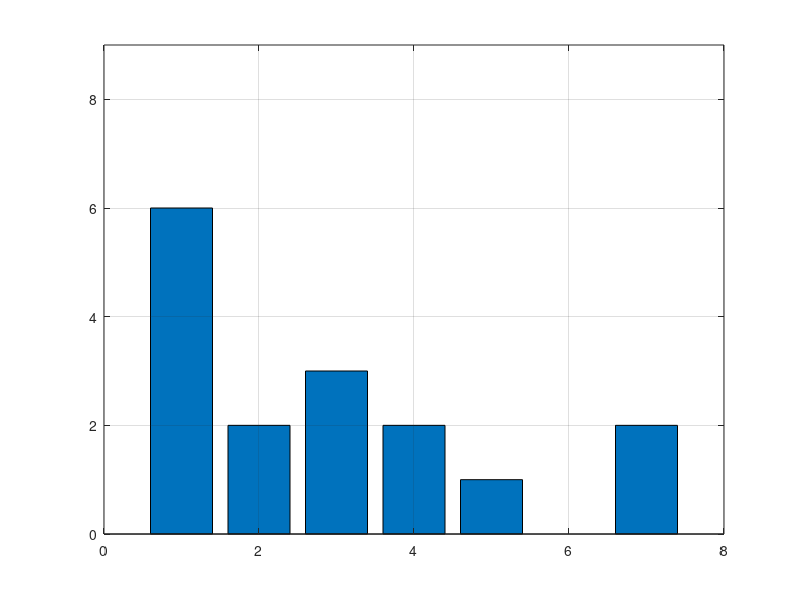
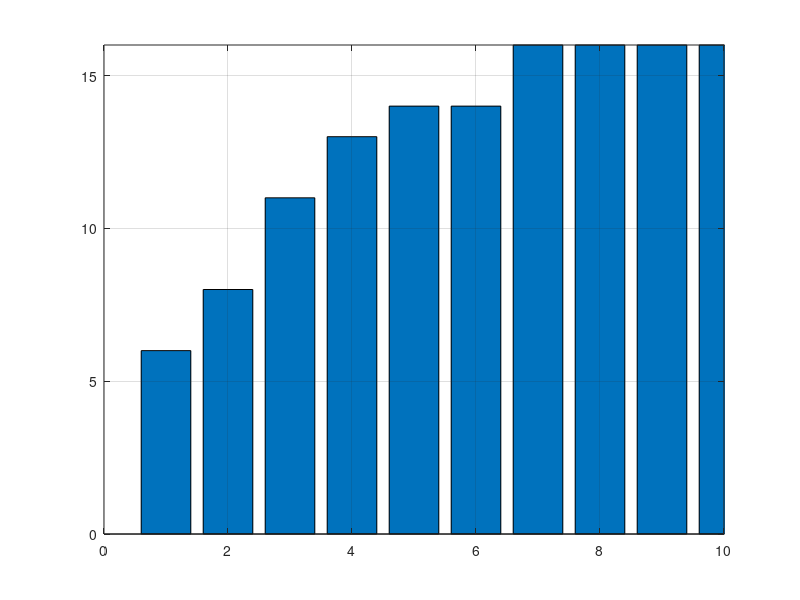
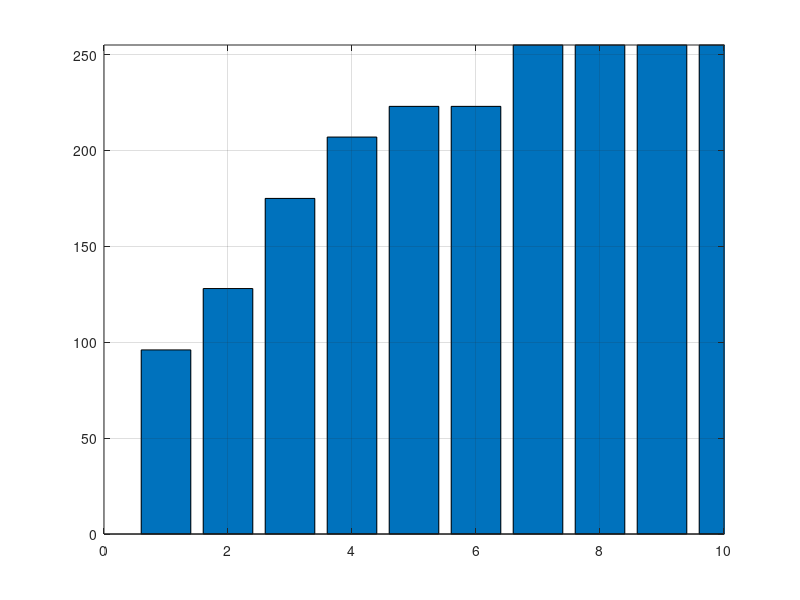

The MATLAB source for these figures, in order:
Citra_3_bit = [1 3 4 5; 1 2 1 1; 3 3 4 7; 2 1 1 7];

%Histogram
[n m] = size(Citra_3_bit);
H = zeros(1,256);
for x = 1 : n
    for y = 1 : m
        ii = Citra_3_bit(x,y);
        H(ii+1) = H(ii+1) + 1;
    end
end
figure(1)
bar(0:255,H);
axis([0 8 0 9])
grid on

%Distribusi Komulatif
for w = 1 : 256
     c(w) = sum(H(1:w));
end
figure(2)
bar(0:255,c)
axis ([0 10 0 m*n])
grid on

%Histogram Equalitation
for k = 1 : 256
    wb(k) = round (c(k)*255/(m*n));
end
figure(3)
bar(0:255,wb)
axis ([0 10 0 255])
grid on

c = Citra_3_bit;
[n m] = size(c);

for x = 1 : n
    for y = 1 : m
        ii = c(x,y);
        c(x,y) = wb(ii+1);
    end
end